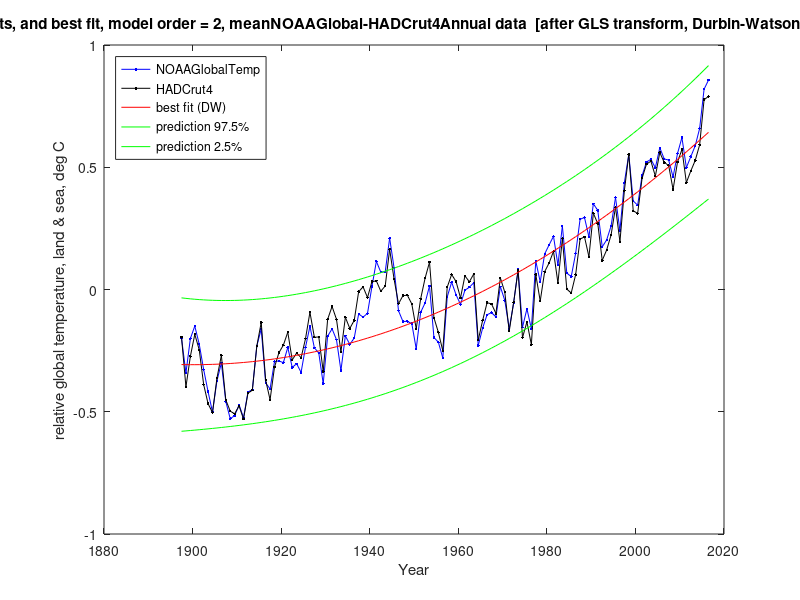

Reproduce this figure in MATLAB.
%%%%%%%%%%%%%%%%%%%%%%%%%%%%%%%%%%%%%%%%%%%%%%%%%%%%%%%%%%%%%%%%%%%%%%%%%%%%%%%%%%%%%%%%%%
% This program reads monthly global temperature anomaly data, then does OLS and GLS for  %
% linear (modelOrder=1: y = b0 + b1.t), quadratic (modelOrder=2: y = b0 + b1.t + b2.t^2) %
% and higher order polynomial trends, with 95% prediction intervals.                     %
% This code is for Matlab or Octave (no special libraries required).                     %
%%%%%%%%%%%%%%%%%%%%%%%%%%%%%%%%%%%%%%%%%%%%%%%%%%%%%%%%%%%%%%%%%%%%%%%%%%%%%%%%%%%%%%%%%%

usingOctave=false;

annualMeans=true;  % take annual means, otherwise monthly

modelOrder=2;      % regression model order (max 9 with this code, but 6 is max for inv(X'X) with Cape Grim data)

plotACF=false;     % plot autocorrelation function of OLS residuals?

plotBestFit=3;     % plot best fit with CI of mean response and PI: 0=no, 1=OLS, 2=ACF, 3=DW, 4=ML, 5=TADW, 6=DW-TADW extrapolated

predictYears=0;    % extend plotting (whole number of years)


% first 3 columns of both datasets are year, month, anomaly (K)

% NOAAGlobalTemp .asc file of the same name but '   ' replaced with ',' to make it csv
TempAnomData1=csvread('aravg.mon.land_ocean.90S.90N.v4.0.1.201704.csv');

% HADCrut4 .txt file of the same name but '   ' and '/' replaced with ',' to make it csv
TempAnomData2=csvread('HadCRUT.4.5.0.0.monthly_ns_avg.csv');

dataName='meanNOAAGlobal-HADCrut4';

[n1,~]=size(TempAnomData1);
[n2,~]=size(TempAnomData2);

%%%%%%%%%%%%%%%%%%%%%
% Assemble the data %
%%%%%%%%%%%%%%%%%%%%%
% synchronise the two datasets
m1=0;
m2=0;
tYear1=TempAnomData1(m1+1,1)+(TempAnomData1(m1+1,2)-0.5)/12;
tYear2=TempAnomData2(m2+1,1)+(TempAnomData2(m2+1,2)-0.5)/12;
while tYear1>tYear2
    m2=m2+1;
    tYear2=TempAnomData2(m2+1,1)+(TempAnomData2(m2+1,2)-0.5)/12;
end
while tYear2>tYear1
    m1=m1+1;
    tYear1=TempAnomData1(m1+1,1)+(TempAnomData1(m1+1,2)-0.5)/12;
end
if n1-m1>n2-m2
    n=n2-m2;
else
    n=n1-m1;
end
    t=0;
    x=0;
    y1=0;
    y2=0;
    m=0;
    for i=1:n
        tYear1=TempAnomData1(i+m1,1)+(TempAnomData1(i+m1,2)-0.5)/12;
        tYear2=TempAnomData2(i+m2,1)+(TempAnomData2(i+m2,2)-0.5)/12;
        if abs(tYear1-tYear2)>0.001
            disp(['Time mismatch at ',num2str(tYear1),', ',num2str(tYear2)]);
            if usingOctave
                fflush(stdout);
            end
        end
        tYear=(tYear1+tYear2)/2;
        % analyse the 120 years 1897-2016
        if tYear>1897 && tYear<2017
            if annualMeans
                if TempAnomData1(i+m1,2)==1
                    m=m+1;
                    t(m)=TempAnomData1(i+m1,1)+0.5;
                    x(m,1)=1;
                    if modelOrder>0
                        x(m,2)=t(m);
                    end
                    y1(m,1)=TempAnomData1(i+m1,3)/12;
                    y2(m,1)=TempAnomData2(i+m2,3)/12;
                else
                    y1(m,1)=y1(m,1)+TempAnomData1(i+m1,3)/12;
                    y2(m,1)=y2(m,1)+TempAnomData2(i+m2,3)/12;
                end
            else
                predictYears=0; % prediction not implemented for monthly
                m=m+1;
                t(m)=tYear;
                x(m,1)=1;
                if modelOrder>0
                    x(m,2)=t(m);
                end
                y1(m,1)=TempAnomData1(i+m1,3);
                y2(m,1)=TempAnomData2(i+m2,3);
            end
        end
    end
    % adjust each dataset for zero mean y
    meanY1=mean(y1);
    meanY2=mean(y2);
    y1=y1-meanY1;
    y2=y2-meanY2;
    y=(y1+y2)/2;
    % adjust to zero mean time over the period analysed
    [n,~]=size(x);
    means=mean(x);
    meanT=means(2);
    if modelOrder>0
        for i=1:n
            x(i,2)=x(i,2)-meanT;
            if modelOrder>1
                for j=2:modelOrder
                    x(i,j+1)=x(i,2)^j;
                end
            end
        end
    end


disp('=========================================================================');
if annualMeans
    disp([dataName,' Annual Mean of Monthly Temperature Anomaly Data ',num2str(floor(t(1))),'-',num2str(floor(t(n)))]);
    dataName=[dataName,'Annual'];
else
    disp([dataName,' Monthly Temperature Anomaly Data ',num2str(floor(t(1))),'-',num2str(floor(t(n)))]);
    dataName=[dataName,'Monthly'];
end
if modelOrder>1
    disp('The 2nd and higher order expanatory variables are decorrelated w.r.t. previous variables');
end
disp('=========================================================================');

% expanded t() and x() for prediction
tp=t;
xp=x;
if predictYears>0
    for i=n+1:n+predictYears
        tp(i)=tp(i-1)+1;
        xp(i,1)=1;
        if modelOrder>0
            xp(i,2)=tp(i)-meanT;
            for j=2:modelOrder
                xp(i,j+1)=xp(i,2)^j;
            end
        end
    end
end

% decorrelate the explanatory variables for accurate prediction intervals
if modelOrder>1
    for k=2:modelOrder
        % remove any correlation between x(:,k+1) and x(:,1:k) by subtracting
        % an OLS estimate of x(:,k+1) in terms of x(:,1:k)
        X=x(:,1:k);
        Xp=xp(:,1:k);
        Y=x(:,k+1);
        Yp=xp(:,k+1);
        betaDecorr=inv((transpose(X)*X))*transpose(X)*Y;
        x(:,k+1)=Y-X*betaDecorr;
        xp(:,k+1)=Yp-Xp*betaDecorr;
    end
end

[n,k1]=size(x); % k1 = k + 1 = no. of variables + intercept
k=k1-1;
 
% A for SSRFD = z'A.z (see Durbin-Watson II 1951)
A=2*eye(n);
A(1,1)=1;
A(n,n)=1;
for i=2:n
    A(i-1,i)=-1;
    A(i,i-1)=-1;
end

% calculate dx = Xi - Xmean, for plotting prediction interval
meanX=mean(x);
meanX(1,1)=0; % except dx(intercept) = 1
dx=meanX*0;
for i=1:n
    dx(i,:)=x(i,:)-meanX;
end
dxp=dx;
if predictYears>0
    for i=n+1:n+predictYears
        dxp(i,:)=xp(i,:)-meanX;
    end
end


%%%%%%%%%%%%%%%%%%%%%%%%%%%%%%%%%%%%%
% OLS calculation by matrix algebra %
%%%%%%%%%%%%%%%%%%%%%%%%%%%%%%%%%%%%%
varName(1,:)='(Intercept)';
if modelOrder>0
    varName(2,:)='year - mean';
end
if modelOrder>1
    for j=2:modelOrder
        varName(j+1,:)=['(yr-mean)^',num2str(j)];
    end
end
disp('OLS calculation by matrix algebra:');
invXdX=inv(transpose(x)*x);
betaOLS=invXdX*transpose(x)*y;
residuals=y-x*betaOLS;

SSR=transpose(residuals)*residuals;
residStdErrOLS=sqrt(transpose(residuals)*residuals/(n-k1));
stdErrorOLS=0;
tValue=0;
for m=1:k1
    stdErrorOLS(m,1)=residStdErrOLS*sqrt(invXdX(m,m));
    tValue(m,1)=betaOLS(m,1)/stdErrorOLS(m,1);
end
disp('                 Estimate     Std. Error    t value    Pr(>|t|)');
for m=1:k1
    fprintf('%s  %12.6f  %12.6f  %9.3f  %12.6f\n',varName(m,:),betaOLS(m,1),stdErrorOLS(m,1),tValue(m,1),2*(1-tcdf(abs(tValue(m,1)),n-k-1)));
end
rmsError=sqrt((transpose(residuals)*residuals)/n);
disp(['Residual standard error: ',num2str(residStdErrOLS),' on ',num2str(n-k-1),' Deg.Fr.  RMS error: ',num2str(rmsError)]);




%%%%%%%%%%%%%%%%%%%%%%%%%%%%%%%%%%%%%%%%%%%%%%%%%%%%%%
% Calculate and plot sample autocorrelation function %
%%%%%%%%%%%%%%%%%%%%%%%%%%%%%%%%%%%%%%%%%%%%%%%%%%%%%%
% sample autocorrelation function (provided in MatLab but not Octave)
Ymean=mean(residuals);
R=0;
Rall=0;
Lag=0;
zeroLine=0;
CIu=0;
CIl=0;
denom=0;
for i=1:n
    denom=denom+(residuals(i)-Ymean)^2;
end
RkSS=0;
for ka=0:n-1 %20
    numer=0;
    for na=1:n-ka
        numer=numer+(residuals(na)-Ymean)*(residuals(na+ka)-Ymean);
    end
    Rall(ka+1,1)=numer/denom;
    if ka<21
        R(ka+1,1)=numer/denom;
        Lag(ka+1)=ka;
        zeroLine(ka+1)=0;
        CIu(ka+1)=1.96/sqrt(n);
        CIl(ka+1)=-1.96/sqrt(n);
    end
    if ka>0
        RkSS=RkSS+Rall(ka+1,1)^2;
    end
end
if plotACF
    plot(Lag,R,'.-b',Lag,zeroLine,'-g',Lag,CIu,'-r',Lag,CIl,'-r');
    axis([0 20 -0.4 1]);
    xlabel('Lag');
    ylabel('Sample Autocorrelation');
    grid('on');
    title(['Cape Grim CO_2 annual data, ACF of order ',num2str(modelOrder),' model residuals']);
    csvwrite([dataName,'Order',num2str(modelOrder),'polynomialOLStrendACF.csv'],R);
end

SSR=transpose(residuals)*residuals;
SSRFD=0;
for i=2:n
    SSRFD=SSRFD+(residuals(i)-residuals(i-1))^2;
end
d=SSRFD/SSR;

% work out confidence limits of d
p=trace(A)-trace(transpose(x)*A*x*invXdX);
Ed=p/(n-k-1); % mean of d (exact)
q=trace(A*A)-2*trace(transpose(x)*A*A*x*invXdX)+trace((transpose(x)*A*x*invXdX)^2);
Vd=2*(q-p*Ed)/((n-k-1)*(n-k+1)); % variance of d (exact)
% approximate distribution of d by a beta disbn with same mean & variance (Durbin-Watson II 1951, III 1971)
ab=Ed*(4-Ed)/Vd-1;
a=ab*Ed/4;
b=ab-a;
d025=4*betainv(0.025,a,b);
d975=4*betainv(0.975,a,b);

if d<d025 || d>d975
    disp(['OLS residual Durbin-Watson: ',num2str(d),' [correl. error or bad model: Pr(>|d-',num2str(Ed,3),'|): ',num2str(1-2*abs(betacdf(d/4,a,b)-0.5)),']']);
else
    disp(['OLS residual Durbin-Watson: ',num2str(d),' [good: Pr(>|d-',num2str(Ed,3),'|): ',num2str(1-2*abs(betacdf(d/4,a,b)-0.5)),']']);

    bestFitUnEq=xp*betaOLS;
    tValue1=tinv(0.975,n-k-1);
    tValue2=tinv(1-0.025*(1-2*abs(betacdf(d/4,a,b)-0.5)),n-k-1);
    % predInt is prediction interval based on regression coeff std errors
    predInt=0;
    for i=1:n+predictYears
        predInt(i,1)=residStdErrOLS^2;
        for m=1:k1
            predInt(i,1)=predInt(i,1)+(stdErrorOLS(m,1)*dxp(i,m))^2;
        end
        predInt(i,1)=tValue1*sqrt(predInt(i,1));
    end
    if predictYears>0
        disp(['prediction for ',num2str(tp(n+predictYears)),': ',num2str(bestFitUnEq(n+predictYears,1)),' deg; 95% prediction interval: ',num2str(bestFitUnEq(n+predictYears,1)-predInt(n+predictYears,1)),', ',num2str(bestFitUnEq(n+predictYears,1)+predInt(n+predictYears,1))]);
    end

    if plotBestFit==1
        outsideIP=0;
        for i=1:n/2
            if y1(i,1)>bestFitUnEq(i,1)+predInt(i,1) || y1(i,1)<bestFitUnEq(i,1)-predInt(i,1)
                outsideIP=outsideIP+1;
            end
            if y2(i,1)>bestFitUnEq(i,1)+predInt(i,1) || y2(i,1)<bestFitUnEq(i,1)-predInt(i,1)
                outsideIP=outsideIP+1;
            end
        end
        plot(t,y1,'b.-',t,y2,'k.-','b.-',tp,bestFitUnEq,'r-',tp,bestFitUnEq+predInt,'g-',tp,bestFitUnEq-predInt,'g-');
        legend('NOAAGlobalTemp','HADCrut4','best fit (OLS)','prediction 97.5%','prediction 2.5%','Location','northwest');
        %title([num2str(n),' measured data points, and best fit, model order = ',num2str(modelOrder),', ',dataName,' data  [OLS residuals, Durbin-Watson: ',num2str(d),', good: Pr(>|d-',num2str(Ed,3),'|): ',num2str(1-2*abs(betacdf(d/4,a,b)-0.5)),']']);
        title([num2str(n),' measured data points, and best fit, model order = ',num2str(modelOrder),', ',dataName,' data  [OLS residuals, Durbin-Watson: ',num2str(d),', [',num2str(100*outsideIP/n),'% ouside IP]']);
        xlabel('Year');
        ylabel('relative global temperature, land & sea, deg C');
        % output to csv
        CSVoutput=0;
        for i=1:n+predictYears
            CSVoutput(i,1)=tp(i);                         % year AD
            if i>n
                CSVoutput(i,2)=NaN;
                CSVoutput(i,3)=NaN;
            else
                CSVoutput(i,2)=y1(i,1);                    % observed data
                CSVoutput(i,3)=y2(i,1);
            end
            CSVoutput(i,4)=bestFitUnEq(i,1);               % predicted value
            CSVoutput(i,5)=bestFitUnEq(i,1)+predInt(i,1); % upper prediction interval
            CSVoutput(i,6)=bestFitUnEq(i,1)-predInt(i,1); % lower prediction interval
        end
        csvwrite([dataName,'Order',num2str(modelOrder),'polynomialTrendOLS.csv'],CSVoutput);
    end

end

rho=R(2,1); % for GLS

disp('-------------------------------------------------------------------------');

if usingOctave
    fflush(stdout);
end

%%%%%%%%%%%%%%%%%%%%%%%%%%%%%%%%%%%%%%%%%%%%
% Sb scaling (similar Bartlett 1935 method %
%%%%%%%%%%%%%%%%%%%%%%%%%%%%%%%%%%%%%%%%%%%%
scaling=sqrt((1+rho)/(1-rho));
disp(['Regression coeff std errors scaled by sqrt[(1+r1)/(1-r1)] = ',num2str(scaling)]);
stdErrorScaled=0;
tValue=0;
for m=1:k1
    stdErrorScaled(m,1)=scaling*residStdErrOLS*sqrt(invXdX(m,m));
    tValue(m,1)=betaOLS(m,1)/stdErrorScaled(m,1);
end
disp('                 Estimate     Std. Error    t value    Pr(>|t|)');
for m=1:k1
    fprintf('%s  %12.6f  %12.6f  %9.3f  %12.6f\n',varName(m,:),betaOLS(m,1),stdErrorScaled(m,1),tValue(m,1),2*(1-tcdf(abs(tValue(m,1)),n-k-1)));
end
disp(['Residual standard error: ',num2str(residStdErrOLS),' on ',num2str(n-k-1),' Deg.Fr.  RMS error: ',num2str(rmsError)]);
disp('No transformed model Durbin-Watson test available as this method uses OLS');

disp('-------------------------------------------------------------------------');


%%%%%%%%%%%%%%%%%%%%%%%%%%%%%%%%%%%%%
% GLS calculation by matrix algebra %
%%%%%%%%%%%%%%%%%%%%%%%%%%%%%%%%%%%%%
disp(['GLS using ACF lag 1 for AR1 rho = ',num2str(rho),' (lag 2, 3: ',num2str(R(3,1)),', ',num2str(R(4,1)),')']);

% Conventional GLS for AR1 process, but calculate Sinv directly:
% initialise Sinv with diagonal elements = (1+rho^2)/(1-rho^2)
Sinv=eye(n)*(1+rho*rho)/(1-rho*rho);
% change the two corner elements to 1/(1-rho^2)
Sinv(1,1)=1/(1-rho*rho);
Sinv(n,n)=1/(1-rho*rho);
% now fill in the super and sub diagonal elements as -rho/(1-rho^2)
for i=1:n-1
    Sinv(i,i+1)=-rho/(1-rho*rho);
    Sinv(i+1,i)=-rho/(1-rho*rho);
end
% Note that with the above formulation of Sinv, all diagonal elements of inv(Sinv) = 1.

invXdSiX=inv(transpose(x)*Sinv*x);
betaGLSacf=invXdSiX*transpose(x)*Sinv*y;
residualsGLS=y-x*betaGLSacf;
residStdErrACF=sqrt(transpose(residualsGLS)*Sinv*residualsGLS/(n-k1));
stdErrorACF=0;
tValue=0;
for m=1:k1
    stdErrorACF(m,1)=residStdErrACF*sqrt(invXdSiX(m,m));
    tValue(m,1)=betaGLSacf(m,1)/stdErrorACF(m,1);
end
disp('                 Estimate     Std. Error    t value    Pr(>|t|)');
for m=1:k1
    fprintf('%s  %12.6f  %12.6f  %9.3f  %12.6f\n',varName(m,:),betaGLSacf(m,1),stdErrorACF(m,1),tValue(m,1),2*(1-tcdf(abs(tValue(m,1)),n-k-1)));
end
rmsError=sqrt((transpose(residualsGLS)*residualsGLS)/n);
disp(['Residual standard error: ',num2str(residStdErrACF),' on ',num2str(n-k-1),' Deg.Fr.  RMS error: ',num2str(rmsError)]);

bestFitACF=x*betaGLSacf;

P=Sinv^0.5;
residualsEq=P*residualsGLS;
SSReq=transpose(residualsEq)*residualsEq;
SSRFDeq=0;
for i=2:n
    SSRFDeq=SSRFDeq+(residualsEq(i)-residualsEq(i-1))^2;
end
d=SSRFDeq/SSReq;

% work out confidence limits of d
p=trace(A)-trace(transpose(x)*transpose(P)*A*P*x*invXdSiX);
Ed=p/(n-k-1); % mean of d (exact)
q=trace(A*A)-2*trace(transpose(x)*transpose(P)*A*A*P*x*invXdSiX)+trace((transpose(x)*transpose(P)*A*P*x*invXdSiX)^2);
Vd=2*(q-p*Ed)/((n-k-1)*(n-k+1)); % variance of d (exact)
% approximate distribution of d by a beta disbn with same mean & variance (Durbin-Watson II 1951, III 1971)
ab=Ed*(4-Ed)/Vd-1;
a=ab*Ed/4;
b=ab-a;
d025=4*betainv(0.025,a,b);
d975=4*betainv(0.975,a,b);

if d<d025 || d>d975
    disp(['Transformed residual Durbin-Watson: ',num2str(d),' [bad model or eq: Pr(>|d-',num2str(Ed,3),'|): ',num2str(1-2*abs(betacdf(d/4,a,b)-0.5)),']']);
else
    disp(['Transformed residual Durbin-Watson: ',num2str(d),'   [good: Pr(>|d-',num2str(Ed,3),'|): ',num2str(1-2*abs(betacdf(d/4,a,b)-0.5)),']']);

    bestFitACF=xp*betaGLSacf;
    tValue1=tinv(0.975,n-k-1);
    tValue2=tinv(1-0.025*(1-2*abs(betacdf(d/4,a,b)-0.5)),n-k-1);
        % predInt is prediction interval based on regression coeff std errors
    predInt=0;
    for i=1:n+predictYears
        predInt(i,1)=residStdErrACF^2;
        for m=1:k1
            predInt(i,1)=predInt(i,1)+(stdErrorACF(m,1)*dxp(i,m))^2;
        end
        predInt(i,1)=tValue1*sqrt(predInt(i,1));
    end
    if predictYears>0
        disp(['prediction for ',num2str(tp(n+predictYears)),': ',num2str(bestFitACF(n+predictYears,1)),' deg; 95% prediction interval: ',num2str(bestFitACF(n+predictYears,1)-predInt(n+predictYears,1)),', ',num2str(bestFitACF(n+predictYears,1)+predInt(n+predictYears,1))]);
    end

    if plotBestFit==2
        outsideIP=0;
        for i=1:n/2
            if y1(i,1)>bestFitACF(i,1)+predInt(i,1) || y1(i,1)<bestFitACF(i,1)-predInt(i,1)
                outsideIP=outsideIP+1;
            end
            if y2(i,1)>bestFitACF(i,1)+predInt(i,1) || y2(i,1)<bestFitACF(i,1)-predInt(i,1)
                outsideIP=outsideIP+1;
            end
        end
        plot(t,y1,'b.-',t,y2,'k.-',tp,bestFitACF,'r-',tp,bestFitACF+predInt,'g-',tp,bestFitACF-predInt,'g-');
        legend('NOAAGlobalTemp','HADCrut4','best fit (ACF)','prediction 97.5%','prediction 2.5%','Location','northwest');
        %title([num2str(n),' measured data points, and best fit, model order = ',num2str(modelOrder),', ',dataName,' data  [after GLS transform, Durbin-Watson: ',num2str(d),', good: Pr(>|d-',num2str(Ed,3),'|): ',num2str(1-2*abs(betacdf(d/4,a,b)-0.5)),']']);
        title([num2str(n),' measured data points, and best fit, model order = ',num2str(modelOrder),', ',dataName,' data  [after GLS transform, Durbin-Watson: ',num2str(d),', [',num2str(100*outsideIP/n),'% ouside IP]']);
        xlabel('Year');
        ylabel('relative global temperature, land & sea, deg C');
        % output to csv
        CSVoutput=0;
        for i=1:n+predictYears
            CSVoutput(i,1)=tp(i);                         % year AD
            if i>n
                CSVoutput(i,2)=NaN;
                CSVoutput(i,3)=NaN;
            else
                CSVoutput(i,2)=y1(i,1);                    % observed data
                CSVoutput(i,3)=y2(i,1);
            end
            CSVoutput(i,4)=bestFitACF(i,1);               % predicted value
            CSVoutput(i,5)=bestFitACF(i,1)+predInt(i,1); % upper prediction interval
            CSVoutput(i,6)=bestFitACF(i,1)-predInt(i,1); % lower prediction interval
        end
        csvwrite([dataName,'Order',num2str(modelOrder),'polynomialTrendACF.csv'],CSVoutput);
    end
        
end


disp('-------------------------------------------------------------------------');

if usingOctave
    fflush(stdout);
end


%%%%%%%%%%%%%%%%%%%%%%%%%%%%%%%%%%%%%%%%%%%%%%%%%%%%%%%%%%%%%%%%%%%%%%%%%
% Calculate Durbin-Watson Statistic, rho estimate and improved estimate %
%%%%%%%%%%%%%%%%%%%%%%%%%%%%%%%%%%%%%%%%%%%%%%%%%%%%%%%%%%%%%%%%%%%%%%%%%
SSRFD=0;
for i=2:n
    SSRFD=SSRFD+(residuals(i)-residuals(i-1))^2;
end
dw=SSRFD/SSR;

% rho from Durbin-Watson
rhoDW=1-0.5*dw;

% Thiel-Nagar (1961) estimate of rho
%rhoTN=((n^2)*(1-0.5*dw)+k1^2)/(n^2-k1^2);

% simple unbiased
%rhoUB=1-0.5*dw*(1+1/n);

%%%%%%%%%%%%%%%%%%%%%%%%%%%%%%%%%%%%%
% GLS calculation by matrix algebra %
%%%%%%%%%%%%%%%%%%%%%%%%%%%%%%%%%%%%%
rho=rhoDW;
disp(['GLS using Durbin-Watson for AR1 rho = 1-d/2 = ',num2str(rho)]);
%disp(['GLS using Durbin-Watson for AR1 rho = ',num2str(rho),' (c.f. Thiel-Nagar: ',num2str(rhoTN),')']);
Sinv=eye(n)*(1+rho*rho)/(1-rho*rho);
Sinv(1,1)=1/(1-rho*rho);
Sinv(n,n)=1/(1-rho*rho);
for i=1:n-1
    Sinv(i,i+1)=-rho/(1-rho*rho);
    Sinv(i+1,i)=-rho/(1-rho*rho);
end
invXdSiX=inv(transpose(x)*Sinv*x);
betaGLSdw=invXdSiX*transpose(x)*Sinv*y;
residualsGLS=y-x*betaGLSdw;
residStdErrDW=sqrt(transpose(residualsGLS)*Sinv*residualsGLS/(n-k1));
stdErrorDW=0;
tValue=0;
for m=1:k1
    stdErrorDW(m,1)=residStdErrDW*sqrt(invXdSiX(m,m));
    tValue(m,1)=betaGLSdw(m,1)/stdErrorDW(m,1);
end
disp('                 Estimate     Std. Error    t value    Pr(>|t|)');
for m=1:k1
    fprintf('%s  %12.6f  %12.6f  %9.3f  %12.6f\n',varName(m,:),betaGLSdw(m,1),stdErrorDW(m,1),tValue(m,1),2*(1-tcdf(abs(tValue(m,1)),n-k-1)));
end
rmsError=sqrt((transpose(residualsGLS)*residualsGLS)/n);
disp(['Residual standard error: ',num2str(residStdErrDW),' on ',num2str(n-k-1),' Deg.Fr.  RMS error: ',num2str(rmsError)]);

P=Sinv^0.5;
residualsEq=P*residualsGLS;
SSReq=transpose(residualsEq)*residualsEq;
SSRFDeq=0;
for i=2:n
    SSRFDeq=SSRFDeq+(residualsEq(i)-residualsEq(i-1))^2;
end
d=SSRFDeq/SSReq;

% work out confidence limits of d
p=trace(A)-trace(transpose(x)*transpose(P)*A*P*x*invXdSiX);
Ed=p/(n-k-1); % mean of d (exact)
q=trace(A*A)-2*trace(transpose(x)*transpose(P)*A*A*P*x*invXdSiX)+trace((transpose(x)*transpose(P)*A*P*x*invXdSiX)^2);
Vd=2*(q-p*Ed)/((n-k-1)*(n-k+1)); % variance of d (exact)
% approximate distribution of d by a beta disbn with same mean & variance (Durbin-Watson II 1951, III 1971)
ab=Ed*(4-Ed)/Vd-1;
a=ab*Ed/4;
b=ab-a;
d025=4*betainv(0.025,a,b);
d975=4*betainv(0.975,a,b);

if d<d025 || d>d975
    disp(['Transformed residual Durbin-Watson: ',num2str(d),' [bad model or eq: Pr(>|d-',num2str(Ed,3),'|): ',num2str(1-2*abs(betacdf(d/4,a,b)-0.5)),']']);
else
    disp(['Transformed residual Durbin-Watson: ',num2str(d),'   [good: Pr(>|d-',num2str(Ed,3),'|): ',num2str(1-2*abs(betacdf(d/4,a,b)-0.5)),']']);

    bestFitDW=xp*betaGLSdw;
    tValue1=tinv(0.975,n-k-1);
    tValue2=tinv(1-0.025*(1-2*abs(betacdf(d/4,a,b)-0.5)),n-k-1);
        % predInt is prediction interval based on regression coeff std errors
    predInt=0;
    for i=1:n+predictYears
        predInt(i,1)=residStdErrDW^2;
        for m=1:k1
            predInt(i,1)=predInt(i,1)+(stdErrorDW(m,1)*dxp(i,m))^2;
        end
        predInt(i,1)=tValue1*sqrt(predInt(i,1));
    end
    if predictYears>0
        disp(['prediction for ',num2str(tp(n+predictYears)),': ',num2str(bestFitDW(n+predictYears,1)),' deg; 95% prediction interval: ',num2str(bestFitDW(n+predictYears,1)-predInt(n+predictYears,1)),', ',num2str(bestFitDW(n+predictYears,1)+predInt(n+predictYears,1))]);
    end

    if plotBestFit==3
        outsideIP=0;
        for i=1:n/2
            if y1(i,1)>bestFitDW(i,1)+predInt(i,1) || y1(i,1)<bestFitDW(i,1)-predInt(i,1)
                outsideIP=outsideIP+1;
            end
            if y2(i,1)>bestFitDW(i,1)+predInt(i,1) || y2(i,1)<bestFitDW(i,1)-predInt(i,1)
                outsideIP=outsideIP+1;
            end
        end
        plot(t,y1,'b.-',t,y2,'k.-',tp,bestFitDW,'r-',tp,bestFitDW+predInt,'g-',tp,bestFitDW-predInt,'g-');
        legend('NOAAGlobalTemp','HADCrut4','best fit (DW)','prediction 97.5%','prediction 2.5%','Location','northwest');
        %title([num2str(n),' measured data points, and best fit, model order = ',num2str(modelOrder),', ',dataName,' data  [after GLS transform, Durbin-Watson: ',num2str(d),', good: Pr(>|d-',num2str(Ed,3),'|): ',num2str(1-2*abs(betacdf(d/4,a,b)-0.5)),']']);
        title([num2str(n),' measured data points, and best fit, model order = ',num2str(modelOrder),', ',dataName,' data  [after GLS transform, Durbin-Watson: ',num2str(d),', [',num2str(100*outsideIP/n),'% ouside IP]']);
        xlabel('Year');
        ylabel('relative global temperature, land & sea, deg C');
        % output to csv
        CSVoutput=0;
        for i=1:n+predictYears
            CSVoutput(i,1)=tp(i);                         % year AD
            if i>n
                CSVoutput(i,2)=NaN;
                CSVoutput(i,3)=NaN;
            else
                CSVoutput(i,2)=y1(i,1);                    % observed data
                CSVoutput(i,3)=y2(i,1);
            end
            CSVoutput(i,4)=bestFitDW(i,1);               % predicted value
            CSVoutput(i,5)=bestFitDW(i,1)+predInt(i,1); % upper prediction interval
            CSVoutput(i,6)=bestFitDW(i,1)-predInt(i,1); % lower prediction interval
        end
        csvwrite([dataName,'Order',num2str(modelOrder),'polynomialTrendDW.csv'],CSVoutput);
    end
        
end

disp('-------------------------------------------------------------------------');

if usingOctave
    fflush(stdout);
end


        %%%%%%%%%%%%%%%%%%%%%%%%%%%%%%%%%%%%%%%%%%%%%%%%%%%%%%%%%%
        % max likelihood estimate (Shumway 4th ed eq 3.116 p118) %
        %%%%%%%%%%%%%%%%%%%%%%%%%%%%%%%%%%%%%%%%%%%%%%%%%%%%%%%%%%
        x1=0;
        for na=1:n-1
            x1=x1+residuals(na);
        end
        x1=x1/(n-1);
        x2=0;
        for na=2:n
            x2=x2+residuals(na);
        end
        x2=x2/(n-1);
        
        denom=0;
        for i=2:n
            denom=denom+(residuals(i-1)-x1)^2;
        end
        numer=0;
        for i=2:n
            numer=numer+(residuals(i)-x2)*(residuals(i-1)-x1);
        end
        rhoi=numer/denom;
    
        notConverged=true;
    
        while notConverged
        
            Sinv=eye(n)*(1+rhoi*rhoi)/(1-rhoi*rhoi);
            Sinv(1,1)=1/(1-rhoi*rhoi);
            Sinv(n,n)=1/(1-rhoi*rhoi);
            for i=1:n-1
                Sinv(i,i+1)=-rhoi/(1-rhoi*rhoi);
                Sinv(i+1,i)=-rhoi/(1-rhoi*rhoi);
            end
            betaGLSi=inv(transpose(x)*Sinv*x)*transpose(x)*Sinv*y;
            residualsGLSi=y-x*betaGLSi;
        
            % max likelihood estimate (Shumway 4th ed eq 3.116 p118)
            
            x1=0;
            for na=1:n-1
                x1=x1+residualsGLSi(na);
            end
            x1=x1/(n-1);
            x2=0;
            for na=2:n
                x2=x2+residualsGLSi(na);
            end
            x2=x2/(n-1);
            
            denom=0;
            for i=2:n
                denom=denom+(residualsGLSi(i)-x1)^2;
            end
            numer=0;
            for na=2:n
                numer=numer+(residualsGLSi(na)-x2)*(residualsGLSi(na-1)-x1);
            end
            rhon=numer/denom;
    
            if abs(rhoi-rhon)<0.000001
                notConverged=false;
            end
        
            rhoi=rhon;
        
        end
        
        rhoMLE=rhoi;


        
%%%%%%%%%%%%%%%%%%%%%%%%%%%%%%%%%%%%%
% GLS calculation by matrix algebra %
%%%%%%%%%%%%%%%%%%%%%%%%%%%%%%%%%%%%%
rho=rhoMLE;
disp(['GLS using maximum likelihood for AR1 rho = ',num2str(rho)]);
Sinv=eye(n)*(1+rho*rho)/(1-rho*rho);
Sinv(1,1)=1/(1-rho*rho);
Sinv(n,n)=1/(1-rho*rho);
for i=1:n-1
    Sinv(i,i+1)=-rho/(1-rho*rho);
    Sinv(i+1,i)=-rho/(1-rho*rho);
end
invXdSiX=inv(transpose(x)*Sinv*x);
betaGLSmle=invXdSiX*transpose(x)*Sinv*y;
residualsGLS=y-x*betaGLSmle;
residStdErrMLE=sqrt(transpose(residualsGLS)*Sinv*residualsGLS/(n-k1));
stdErrorMLE=0;
tValue=0;
for m=1:k1
    stdErrorMLE(m,1)=residStdErrMLE*sqrt(invXdSiX(m,m));
    tValue(m,1)=betaGLSmle(m,1)/stdErrorMLE(m,1);
end
disp('                 Estimate     Std. Error    t value    Pr(>|t|)');
for m=1:k1
    fprintf('%s  %12.6f  %12.6f  %9.3f  %12.6f\n',varName(m,:),betaGLSmle(m,1),stdErrorMLE(m,1),tValue(m,1),2*(1-tcdf(abs(tValue(m,1)),n-k-1)));
end
rmsError=sqrt((transpose(residualsGLS)*residualsGLS)/n);
disp(['Residual standard error: ',num2str(residStdErrMLE),' on ',num2str(n-k-1),' Deg.Fr.  RMS error: ',num2str(rmsError)]);


P=Sinv^0.5;
residualsEq=P*residualsGLS;
SSReq=transpose(residualsEq)*residualsEq;
SSRFDeq=0;
for i=2:n
    SSRFDeq=SSRFDeq+(residualsEq(i)-residualsEq(i-1))^2;
end
d=SSRFDeq/SSReq;

% work out confidence limits of d
p=trace(A)-trace(transpose(x)*transpose(P)*A*P*x*invXdSiX);
Ed=p/(n-k-1); % mean of d (exact)
q=trace(A*A)-2*trace(transpose(x)*transpose(P)*A*A*P*x*invXdSiX)+trace((transpose(x)*transpose(P)*A*P*x*invXdSiX)^2);
Vd=2*(q-p*Ed)/((n-k-1)*(n-k+1)); % variance of d (exact)
% approximate distribution of d by a beta disbn with same mean & variance (Durbin-Watson II 1951, III 1971)
ab=Ed*(4-Ed)/Vd-1;
a=ab*Ed/4;
b=ab-a;
d025=4*betainv(0.025,a,b);
d975=4*betainv(0.975,a,b);

if d<d025 || d>d975
    disp(['Transformed residual Durbin-Watson: ',num2str(d),' [bad model or eq: Pr(>|d-',num2str(Ed,3),'|): ',num2str(1-2*abs(betacdf(d/4,a,b)-0.5)),']']);
else
    disp(['Transformed residual Durbin-Watson: ',num2str(d),'   [good: Pr(>|d-',num2str(Ed,3),'|): ',num2str(1-2*abs(betacdf(d/4,a,b)-0.5)),']']);

    bestFitMLE=xp*betaGLSmle;
    tValue1=tinv(0.975,n-k-1);
    tValue2=tinv(1-0.025*(1-2*abs(betacdf(d/4,a,b)-0.5)),n-k-1);
    % predInt is prediction interval based on regression coeff std errors
    predInt=0;
    for i=1:n+predictYears
        predInt(i,1)=residStdErrMLE^2;
        for m=1:k1
            predInt(i,1)=predInt(i,1)+(stdErrorMLE(m,1)*dxp(i,m))^2;
        end
        predInt(i,1)=tValue1*sqrt(predInt(i,1));
    end
    if predictYears>0
        disp(['prediction for ',num2str(tp(n+predictYears)),': ',num2str(bestFitMLE(n+predictYears,1)),' deg; 95% prediction interval: ',num2str(bestFitMLE(n+predictYears,1)-predInt(n+predictYears,1)),', ',num2str(bestFitMLE(n+predictYears,1)+predInt(n+predictYears,1))]);
    end

    if plotBestFit==4
        outsideIP=0;
        for i=1:n/2
            if y1(i,1)>bestFitMLE(i,1)+predInt(i,1) || y1(i,1)<bestFitMLE(i,1)-predInt(i,1)
                outsideIP=outsideIP+1;
            end
            if y2(i,1)>bestFitMLE(i,1)+predInt(i,1) || y2(i,1)<bestFitMLE(i,1)-predInt(i,1)
                outsideIP=outsideIP+1;
            end
        end
        plot(t,y1,'b.-',t,y2,'k.-',tp,bestFitMLE,'r-',tp,bestFitMLE+predInt,'g-',tp,bestFitMLE-predInt,'g-');
        legend('NOAAGlobalTemp','HADCrut4','best fit (MLE)','prediction 97.5%','prediction 2.5%','Location','northwest');
        %title([num2str(n),' measured data points, and best fit, model order = ',num2str(modelOrder),', ',dataName,' data  [after GLS transform, Durbin-Watson: ',num2str(d),', good: Pr(>|d-',num2str(Ed,3),'|): ',num2str(1-2*abs(betacdf(d/4,a,b)-0.5)),']']);
        title([num2str(n),' measured data points, and best fit, model order = ',num2str(modelOrder),', ',dataName,' data  [after GLS transform, Durbin-Watson: ',num2str(d),', [',num2str(100*outsideIP/n),'% ouside IP]']);
        xlabel('Year');
        ylabel('relative global temperature, land & sea, deg C');
        % output to csv
        CSVoutput=0;
        for i=1:n+predictYears
            CSVoutput(i,1)=tp(i);                         % year AD
            if i>n
                CSVoutput(i,2)=NaN;
                CSVoutput(i,3)=NaN;
            else
                CSVoutput(i,2)=y1(i,1);                    % observed data
                CSVoutput(i,3)=y2(i,1);
            end
            CSVoutput(i,4)=bestFitMLE(i,1);               % predicted value
            CSVoutput(i,5)=bestFitMLE(i,1)+predInt(i,1); % upper prediction interval
            CSVoutput(i,6)=bestFitMLE(i,1)-predInt(i,1); % lower prediction interval
        end
        csvwrite([dataName,'Order',num2str(modelOrder),'polynomialTrendMLE.csv'],CSVoutput);
    end
    
end


disp('-------------------------------------------------------------------------');


if usingOctave
    fflush(stdout);
end



%%%%%%%%%%%%%%%%%%%%%%%%%%%%%%%
% Tanh adjusted Durbin-Watson %
%%%%%%%%%%%%%%%%%%%%%%%%%%%%%%%
d=(transpose(residuals)*A*residuals)/(transpose(residuals)*residuals);
% mean Ed and variance Vd of d
invXdX=inv(transpose(x)*x);
p=trace(A)-trace(transpose(x)*A*x*invXdX);
Ed=p/(n-k-1); % mean of d (exact)
q=trace(A*A)-2*trace(transpose(x)*A*A*x*invXdX)+trace((transpose(x)*A*x*invXdX)^2);
Vd=2*(q-p*Ed)/((n-k-1)*(n-k+1)); % variance of d (exact)
atanhRho=(2/(n-k1-3))*sqrt((n-k1+3)/Vd)*(atanh(1-d/2)-atanh(1-Ed/2));
rho=real(tanh(atanhRho));
        
%%%%%%%%%%%%%%%%%%%%%%%%%%%%%%%%%%%%%
% GLS calculation by matrix algebra %
%%%%%%%%%%%%%%%%%%%%%%%%%%%%%%%%%%%%%
disp(['tanh adjusted Durbin-Watson, rho = ',num2str(rho)]);
Sinv=eye(n)*(1+rho*rho)/(1-rho*rho);
Sinv(1,1)=1/(1-rho*rho);
Sinv(n,n)=1/(1-rho*rho);
for i=1:n-1
    Sinv(i,i+1)=-rho/(1-rho*rho);
    Sinv(i+1,i)=-rho/(1-rho*rho);
end
invXdSiX=inv(transpose(x)*Sinv*x);
betaGLStadw=invXdSiX*transpose(x)*Sinv*y;
residualsGLS=y-x*betaGLStadw;
residStdErrTADW=sqrt(transpose(residualsGLS)*Sinv*residualsGLS/(n-k1));
stdErrorTADW=0;
tValue=0;
for m=1:k1
    stdErrorTADW(m,1)=residStdErrTADW*sqrt(invXdSiX(m,m));
    tValue(m,1)=betaGLStadw(m,1)/stdErrorTADW(m,1);
end
disp('                 Estimate     Std. Error    t value    Pr(>|t|)');
for m=1:k1
    fprintf('%s  %12.6f  %12.6f  %9.3f  %12.6f\n',varName(m,:),betaGLStadw(m,1),stdErrorTADW(m,1),tValue(m,1),2*(1-tcdf(abs(tValue(m,1)),n-k-1)));
end
rmsError=sqrt((transpose(residualsGLS)*residualsGLS)/n);
disp(['Residual standard error: ',num2str(residStdErrTADW),' on ',num2str(n-k-1),' Deg.Fr.  RMS error: ',num2str(rmsError)]);

P=Sinv^0.5;
residualsEq=P*residualsGLS;
SSReq=transpose(residualsEq)*residualsEq;
SSRFDeq=0;
for i=2:n
    SSRFDeq=SSRFDeq+(residualsEq(i)-residualsEq(i-1))^2;
end
d=SSRFDeq/SSReq;

% work out confidence limits of d
p=trace(A)-trace(transpose(x)*transpose(P)*A*P*x*invXdSiX);
Ed=p/(n-k-1); % mean of d (exact)
q=trace(A*A)-2*trace(transpose(x)*transpose(P)*A*A*P*x*invXdSiX)+trace((transpose(x)*transpose(P)*A*P*x*invXdSiX)^2);
Vd=2*(q-p*Ed)/((n-k-1)*(n-k+1)); % variance of d (exact)
% approximate distribution of d by a beta disbn with same mean & variance (Durbin-Watson II 1951, III 1971)
ab=Ed*(4-Ed)/Vd-1;
a=ab*Ed/4;
b=ab-a;
d025=4*betainv(0.025,a,b);
d975=4*betainv(0.975,a,b);

if d<d025 || d>d975
    disp(['Transformed residual Durbin-Watson: ',num2str(d),' [bad model or eq: Pr(>|d-',num2str(Ed,3),'|): ',num2str(1-2*abs(betacdf(d/4,a,b)-0.5)),']']);
else
    disp(['Transformed residual Durbin-Watson: ',num2str(d),'   [good: Pr(>|d-',num2str(Ed,3),'|): ',num2str(1-2*abs(betacdf(d/4,a,b)-0.5)),']']);

    bestFitTADW=xp*betaGLStadw;
    tValue1=tinv(0.975,n-k-1);
    tValue2=tinv(1-0.025*(1-2*abs(betacdf(d/4,a,b)-0.5)),n-k-1);
        % predInt is prediction interval based on regression coeff std errors
    predInt=0;
    for i=1:n+predictYears
        predInt(i,1)=residStdErrTADW^2;
        for m=1:k1
            predInt(i,1)=predInt(i,1)+(stdErrorTADW(m,1)*dxp(i,m))^2;
        end
        predInt(i,1)=tValue1*sqrt(predInt(i,1));
    end
    if predictYears>0
        disp(['prediction for ',num2str(tp(n+predictYears)),': ',num2str(bestFitTADW(n+predictYears,1)),' deg; 95% prediction interval: ',num2str(bestFitTADW(n+predictYears,1)-predInt(n+predictYears,1)),', ',num2str(bestFitTADW(n+predictYears,1)+predInt(n+predictYears,1))]);
    end

    if plotBestFit==5
        outsideIP=0;
        for i=1:n/2
            if y1(i,1)>bestFitTADW(i,1)+predInt(i,1) || y1(i,1)<bestFitTADW(i,1)-predInt(i,1)
                outsideIP=outsideIP+1;
            end
            if y2(i,1)>bestFitTADW(i,1)+predInt(i,1) || y2(i,1)<bestFitTADW(i,1)-predInt(i,1)
                outsideIP=outsideIP+1;
            end
        end
        plot(t,y1,'b.-',t,y2,'k.-',tp,bestFitTADW,'r-',tp,bestFitTADW+predInt,'g-',tp,bestFitTADW-predInt,'g-');
        legend('NOAAGlobalTemp','HADCrut4','best fit (TADW)','prediction 97.5%','prediction 2.5%','Location','northwest');
        %title([num2str(n),' measured data points, and best fit, model order = ',num2str(modelOrder),', ',dataName,' data  [after GLS transform, Durbin-Watson: ',num2str(d),', good: Pr(>|d-',num2str(Ed,3),'|): ',num2str(1-2*abs(betacdf(d/4,a,b)-0.5)),']']);
        title([num2str(n),' measured data points, and best fit, model order = ',num2str(modelOrder),', ',dataName,' data  [after GLS transform, Durbin-Watson: ',num2str(d),', [',num2str(100*outsideIP/n),'% ouside IP]']);
        xlabel('Year');
        ylabel('relative global temperature, land & sea, deg C');
        % output to csv
        CSVoutput=0;
        for i=1:n+predictYears
            CSVoutput(i,1)=tp(i);                         % year AD
            if i>n
                CSVoutput(i,2)=NaN;
                CSVoutput(i,3)=NaN;
            else
                CSVoutput(i,2)=y1(i,1);                    % observed data
                CSVoutput(i,3)=y2(i,1);
            end
            CSVoutput(i,4)=bestFitTADW(i,1);               % predicted value
            CSVoutput(i,5)=bestFitTADW(i,1)+predInt(i,1); % upper prediction interval
            CSVoutput(i,6)=bestFitTADW(i,1)-predInt(i,1); % lower prediction interval
        end
        csvwrite([dataName,'Order',num2str(modelOrder),'polynomialTrendTADW.csv'],CSVoutput);
    end
    
    
    
    %%%%%%%%%%%%%%%%%%%%%%%%%%%%%%%%%%%%%%%%%%%%%%%%
    % apply t and Sb extrapolation since d test ok %
    %%%%%%%%%%%%%%%%%%%%%%%%%%%%%%%%%%%%%%%%%%%%%%%%
    disp('----- Regression coeff std errors and t extrapolated: 2*TADW-DW -----');
    stdErrorExtrap=0;
    tValue=0;
    for m=1:k+1
        stdErrorExtrap(m,1)=2*stdErrorTADW(m,1)-stdErrorDW(m,1);
        tValue(m,1)=2*(betaGLStadw(m,1)/stdErrorTADW(m,1))-(betaGLSdw(m,1)/stdErrorDW(m,1));
    end
    disp('                 Estimate     Std. Error    t value    Pr(>|t|)');
    for m=1:k1
        fprintf('%s  %12.6f  %12.6f  %9.3f  %12.6f\n',varName(m,:),betaGLStadw(m,1),stdErrorExtrap(m,1),tValue(m,1),2*(1-tcdf(abs(tValue(m,1)),n-k-1)));
    end

    % predInt is prediction interval based on regression coeff std errors
    predInt=0;
    for i=1:n+predictYears
        predInt(i,1)=residStdErrTADW^2;
        for m=1:k1
            predInt(i,1)=predInt(i,1)+(stdErrorExtrap(m,1)*dxp(i,m))^2;
        end
        predInt(i,1)=tValue1*sqrt(predInt(i,1));
    end
    if predictYears>0
        disp(['prediction for ',num2str(tp(n+predictYears)),': ',num2str(bestFitTADW(n+predictYears,1)),' deg; 95% prediction interval: ',num2str(bestFitTADW(n+predictYears,1)-predInt(n+predictYears,1)),', ',num2str(bestFitTADW(n+predictYears,1)+predInt(n+predictYears,1))]);
    end

    if plotBestFit==6
        outsideIP=0;
        for i=1:n/2
            if y1(i,1)>bestFitTADW(i,1)+predInt(i,1) || y1(i,1)<bestFitTADW(i,1)-predInt(i,1)
                outsideIP=outsideIP+1;
            end
            if y2(i,1)>bestFitTADW(i,1)+predInt(i,1) || y2(i,1)<bestFitTADW(i,1)-predInt(i,1)
                outsideIP=outsideIP+1;
            end
        end
        plot(t,y1,'b.-',t,y2,'k.-',tp,bestFitTADW,'r-',tp,bestFitTADW+predInt,'g-',tp,bestFitTADW-predInt,'g-');
        legend('NOAAGlobalTemp','HADCrut4','best fit (DW-TADW extrap)','prediction 97.5%','prediction 2.5%','Location','northwest');
        %title([num2str(n),' measured data points, and best fit, model order = ',num2str(modelOrder),', ',dataName,' data  [after GLS transform, Durbin-Watson: ',num2str(d),', good: Pr(>|d-',num2str(Ed,3),'|): ',num2str(1-2*abs(betacdf(d/4,a,b)-0.5)),']']);
        title([num2str(n),' measured data points, and best fit, model order = ',num2str(modelOrder),', ',dataName,' data  [after GLS transform, Durbin-Watson: ',num2str(d),', [',num2str(100*outsideIP/n),'% ouside IP]']);
        xlabel('Year');
        ylabel('relative global temperature, land & sea, deg C');
        % output to csv
        CSVoutput=0;
        for i=1:n+predictYears
            CSVoutput(i,1)=tp(i);                         % year AD
            if i>n
                CSVoutput(i,2)=NaN;
                CSVoutput(i,3)=NaN;
            else
                CSVoutput(i,2)=y1(i,1);                    % observed data
                CSVoutput(i,3)=y2(i,1);
            end
            CSVoutput(i,4)=bestFitTADW(i,1);               % predicted value
            CSVoutput(i,5)=bestFitTADW(i,1)+predInt(i,1); % upper prediction interval
            CSVoutput(i,6)=bestFitTADW(i,1)-predInt(i,1); % lower prediction interval
        end
        csvwrite([dataName,'Order',num2str(modelOrder),'polynomialTrendDWTADWextrap.csv'],CSVoutput);
    end

end

disp('=========================================================================');

